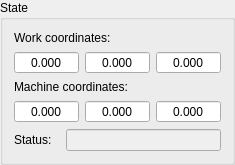
          <widget class="QGroupBox" name="grpState">
           <property name="title">
            <string>State</string>
           </property>
           <property name="overrided" stdset="0">
            <bool>false</bool>
           </property>
           <layout class="QVBoxLayout" name="verticalLayout_6">
            <item>
             <layout class="QVBoxLayout" name="verticalLayout_4">
              <item>
               <layout class="QHBoxLayout" name="horizontalLayout_9">
                <item>
                 <widget class="QLabel" name="label">
                  <property name="text">
                   <string>Work coordinates:</string>
                  </property>
                 </widget>
                </item>
               </layout>
              </item>
              <item>
               <layout class="QHBoxLayout" name="horizontalLayout">
                <item>
                 <widget class="QDoubleSpinBox" name="txtWPosX">
                  <property name="sizePolicy">
                   <sizepolicy hsizetype="Expanding" vsizetype="Fixed">
                    <horstretch>0</horstretch>
                    <verstretch>0</verstretch>
                   </sizepolicy>
                  </property>
                  <property name="toolTip">
                   <string>X</string>
                  </property>
                  <property name="locale">
                   <locale language="C" country="AnyCountry"/>
                  </property>
                  <property name="alignment">
                   <set>Qt::AlignCenter</set>
                  </property>
                  <property name="readOnly">
                   <bool>true</bool>
                  </property>
                  <property name="buttonSymbols">
                   <enum>QAbstractSpinBox::NoButtons</enum>
                  </property>
                  <property name="decimals">
                   <number>3</number>
                  </property>
                  <property name="minimum">
                   <double>-9999.000000000000000</double>
                  </property>
                  <property name="maximum">
                   <double>9999.000000000000000</double>
                  </property>
                  <property name="value">
                   <double>0.000000000000000</double>
                  </property>
                 </widget>
                </item>
                <item>
                 <widget class="QDoubleSpinBox" name="txtWPosY">
                  <property name="sizePolicy">
                   <sizepolicy hsizetype="Expanding" vsizetype="Fixed">
                    <horstretch>0</horstretch>
                    <verstretch>0</verstretch>
                   </sizepolicy>
                  </property>
                  <property name="toolTip">
                   <string>Y</string>
                  </property>
                  <property name="locale">
                   <locale language="C" country="AnyCountry"/>
                  </property>
                  <property name="alignment">
                   <set>Qt::AlignCenter</set>
                  </property>
                  <property name="readOnly">
                   <bool>true</bool>
                  </property>
                  <property name="buttonSymbols">
                   <enum>QAbstractSpinBox::NoButtons</enum>
                  </property>
                  <property name="decimals">
                   <number>3</number>
                  </property>
                  <property name="minimum">
                   <double>-9999.000000000000000</double>
                  </property>
                  <property name="maximum">
                   <double>9999.000000000000000</double>
                  </property>
                  <property name="value">
                   <double>0.000000000000000</double>
                  </property>
                 </widget>
                </item>
                <item>
                 <widget class="QDoubleSpinBox" name="txtWPosZ">
                  <property name="sizePolicy">
                   <sizepolicy hsizetype="Expanding" vsizetype="Fixed">
                    <horstretch>0</horstretch>
                    <verstretch>0</verstretch>
                   </sizepolicy>
                  </property>
                  <property name="toolTip">
                   <string>Z</string>
                  </property>
                  <property name="locale">
                   <locale language="C" country="AnyCountry"/>
                  </property>
                  <property name="alignment">
                   <set>Qt::AlignCenter</set>
                  </property>
                  <property name="readOnly">
                   <bool>true</bool>
                  </property>
                  <property name="buttonSymbols">
                   <enum>QAbstractSpinBox::NoButtons</enum>
                  </property>
                  <property name="decimals">
                   <number>3</number>
                  </property>
                  <property name="minimum">
                   <double>-9999.000000000000000</double>
                  </property>
                  <property name="maximum">
                   <double>9999.000000000000000</double>
                  </property>
                  <property name="value">
                   <double>0.000000000000000</double>
                  </property>
                 </widget>
                </item>
               </layout>
              </item>
             </layout>
            </item>
            <item>
             <layout class="QVBoxLayout" name="verticalLayout_5">
              <item>
               <layout class="QHBoxLayout" name="horizontalLayout_10">
                <item>
                 <widget class="QLabel" name="label_2">
                  <property name="text">
                   <string>Machine coordinates:</string>
                  </property>
                 </widget>
                </item>
               </layout>
              </item>
              <item>
               <layout class="QHBoxLayout" name="horizontalLayout_3">
                <item>
                 <widget class="QDoubleSpinBox" name="txtMPosX">
                  <property name="sizePolicy">
                   <sizepolicy hsizetype="Expanding" vsizetype="Fixed">
                    <horstretch>0</horstretch>
                    <verstretch>0</verstretch>
                   </sizepolicy>
                  </property>
                  <property name="toolTip">
                   <string>X</string>
                  </property>
                  <property name="locale">
                   <locale language="C" country="AnyCountry"/>
                  </property>
                  <property name="alignment">
                   <set>Qt::AlignCenter</set>
                  </property>
                  <property name="readOnly">
                   <bool>true</bool>
                  </property>
                  <property name="buttonSymbols">
                   <enum>QAbstractSpinBox::NoButtons</enum>
                  </property>
                  <property name="decimals">
                   <number>3</number>
                  </property>
                  <property name="minimum">
                   <double>-9999.000000000000000</double>
                  </property>
                  <property name="maximum">
                   <double>9999.000000000000000</double>
                  </property>
                  <property name="value">
                   <double>0.000000000000000</double>
                  </property>
                 </widget>
                </item>
                <item>
                 <widget class="QDoubleSpinBox" name="txtMPosY">
                  <property name="sizePolicy">
                   <sizepolicy hsizetype="Expanding" vsizetype="Fixed">
                    <horstretch>0</horstretch>
                    <verstretch>0</verstretch>
                   </sizepolicy>
                  </property>
                  <property name="toolTip">
                   <string>Y</string>
                  </property>
                  <property name="locale">
                   <locale language="C" country="AnyCountry"/>
                  </property>
                  <property name="alignment">
                   <set>Qt::AlignCenter</set>
                  </property>
                  <property name="readOnly">
                   <bool>true</bool>
                  </property>
                  <property name="buttonSymbols">
                   <enum>QAbstractSpinBox::NoButtons</enum>
                  </property>
                  <property name="decimals">
                   <number>3</number>
                  </property>
                  <property name="minimum">
                   <double>-9999.000000000000000</double>
                  </property>
                  <property name="maximum">
                   <double>9999.000000000000000</double>
                  </property>
                  <property name="value">
                   <double>0.000000000000000</double>
                  </property>
                 </widget>
                </item>
                <item>
                 <widget class="QDoubleSpinBox" name="txtMPosZ">
                  <property name="sizePolicy">
                   <sizepolicy hsizetype="Expanding" vsizetype="Fixed">
                    <horstretch>0</horstretch>
                    <verstretch>0</verstretch>
                   </sizepolicy>
                  </property>
                  <property name="toolTip">
                   <string>Z</string>
                  </property>
                  <property name="locale">
                   <locale language="C" country="AnyCountry"/>
                  </property>
                  <property name="alignment">
                   <set>Qt::AlignCenter</set>
                  </property>
                  <property name="readOnly">
                   <bool>true</bool>
                  </property>
                  <property name="buttonSymbols">
                   <enum>QAbstractSpinBox::NoButtons</enum>
                  </property>
                  <property name="decimals">
                   <number>3</number>
                  </property>
                  <property name="minimum">
                   <double>-9999.000000000000000</double>
                  </property>
                  <property name="maximum">
                   <double>9999.000000000000000</double>
                  </property>
                  <property name="value">
                   <double>0.000000000000000</double>
                  </property>
                 </widget>
                </item>
               </layout>
              </item>
             </layout>
            </item>
            <item>
             <layout class="QFormLayout" name="formLayout">
              <property name="horizontalSpacing">
               <number>14</number>
              </property>
              <item row="0" column="0">
               <widget class="QLabel" name="Label">
                <property name="text">
                 <string>Status:</string>
                </property>
               </widget>
              </item>
              <item row="0" column="1">
               <widget class="QLineEdit" name="txtStatus">
                <property name="enabled">
                 <bool>false</bool>
                </property>
                <property name="acceptDrops">
                 <bool>false</bool>
                </property>
                <property name="styleSheet">
                 <string notr="true">QLineEdit {color: palette(text);}</string>
                </property>
                <property name="alignment">
                 <set>Qt::AlignCenter</set>
                </property>
                <property name="readOnly">
                 <bool>true</bool>
                </property>
                <property name="status" stdset="0">
                 <string/>
                </property>
               </widget>
              </item>
             </layout>
            </item>
           </layout>
          </widget>
